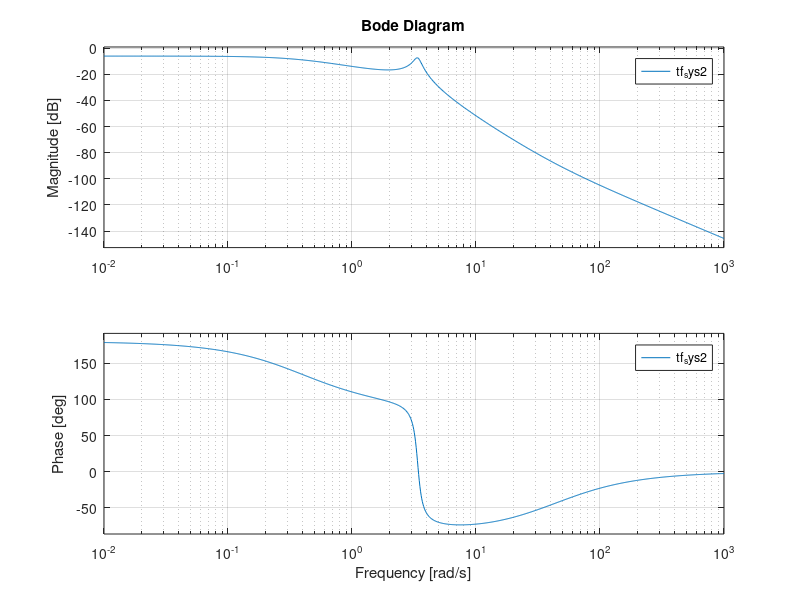

Recreate this plot in MATLAB.
A = [0,0,1,0; 0,0,0,1; 13.67,-15.93275,-0.574,-1.932; 4.857,-2.97125,12.6735,-8.358];
B = [0; 0; -0.339; 7.457];
C = [1,0,0,0];
D = [0];

sys1 = ss(A,B,C,D);
tf_sys1 = tf(sys1);
eigen1 = eig(A);
zero(tf_sys1);

u0 = [1; 6; 6; 4];
initial(sys1, u0);

% Step Response
[y, t] = step(tf_sys1);
plot(t, y);
xlabel('Time');
ylabel('Amplitude');
title('Step Response');
rlocus(tf_sys1);

% Frequency Response and Stability Analysis
tf_sys2 = (0.3069/2) * tf_sys1;
nyquist(tf_sys2);

tf_sys3 = (2 * 0.03609) * tf_sys1;
nyquist(tf_sys3);

bode(tf_sys2);

[GM, PM, ~] = margin(tf_sys2);
disp(PM);
disp(20 * log10(GM));
